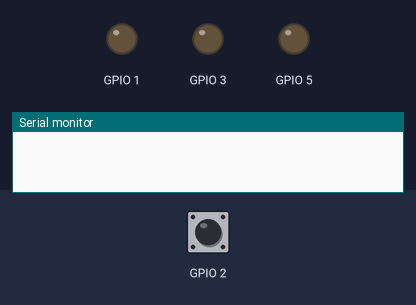
The sketch below on a simulated ESP32-C3. Parts: output pins drawn as LEDs (lit = HIGH), the last lines printed to the serial monitor. Dashed ring = blinking. The test bench sets the inputs (shaded band); at power-on: GPIO 2 HIGH.

Above: at 1.2 s.
1.3 s: GPIO 2 pulled LOW for 0.15 s
At 1.85 s:
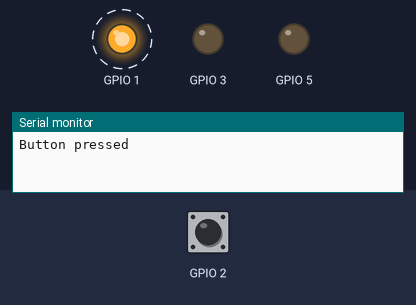
At 2.35 s:
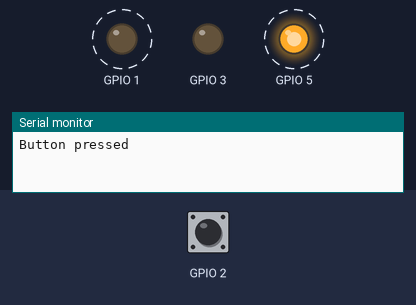
4.3 s: GPIO 2 pulled LOW for 3.2 s
Timing chart, 0 to 15.0 s (numbered marks = the images above; inputs shaded):
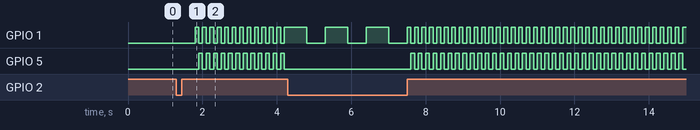

The sketch:

test.ino
```cpp
void setup() {
  // put your setup code here, to run once:
  pinMode(1, OUTPUT);
  pinMode(5, OUTPUT);
  pinMode(3, OUTPUT);
  pinMode(2, INPUT_PULLUP);

  Serial.begin(9600);
}

void loop() {
  static bool police = false;

  if (!digitalRead(2)) {
    Serial.println("Button pressed");
    police = !police;
    delay(500);
    digitalWrite(5, HIGH);
  }

  if (police) {
    digitalWrite(5, !digitalRead(5));
    digitalWrite(1, !digitalRead(1));
    delay(100);
  }
  else {
    digitalWrite(5, LOW);
    digitalWrite(1, LOW);
  }
}
```

Measured:
- after the input at 1.3 s, GPIO 1: alternates HIGH for 0.10 s and LOW for 0.10 s, starting after 0.50 s; GPIO 5: alternates HIGH for 0.10 s and LOW for 0.10 s, starting after 0.60 s
